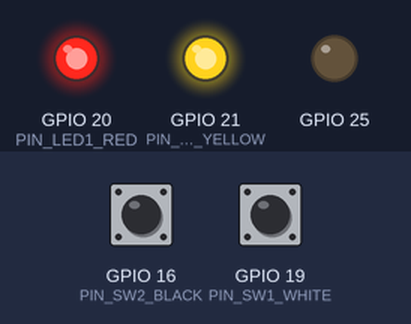
Bench run of a program on a simulated Raspberry Pi (BCM pin numbers). Parts: output pins drawn as LEDs (lit = HIGH). Inputs (shaded band) come from the test bench; at power-on: GPIO 16 (PIN_SW2_BLACK) LOW, GPIO 19 (PIN_SW1_WHITE) LOW.

Above: at 1.2 s.
1.3 s: GPIO 16 (PIN_SW2_BLACK) pulled HIGH for 0.3 s
At 1.62 s:
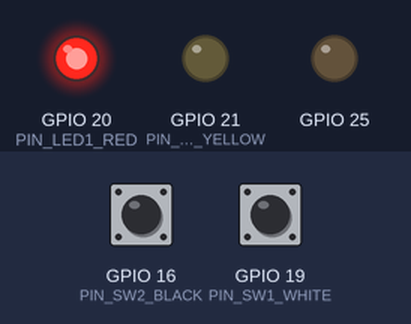
3.2 s: GPIO 19 (PIN_SW1_WHITE) pulled HIGH for 0.3 s
At 3.37 s:
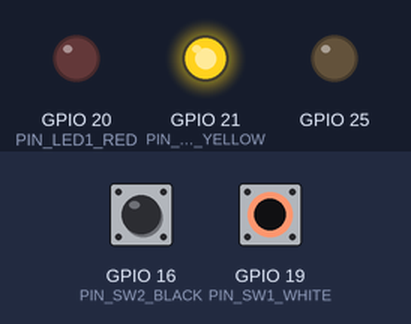
5.0 s: GPIO 19 (PIN_SW1_WHITE) pulled HIGH for 3.2 s
At 8.7 s:
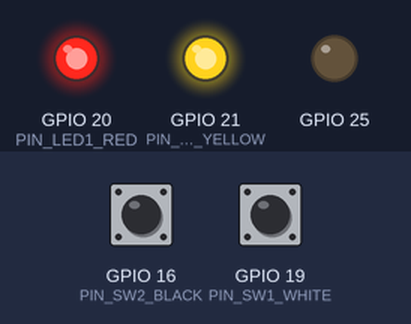
9.7 s: GPIO 16 (PIN_SW2_BLACK) pulled HIGH for 3.2 s
At 11.1 s:
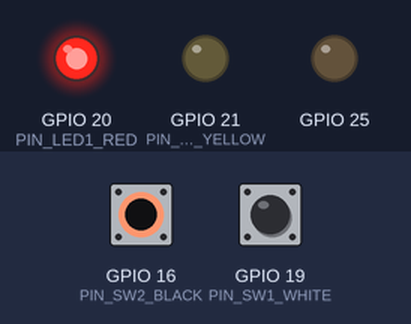
14.5 s: GPIO 16 (PIN_SW2_BLACK) driven HIGH and GPIO 19 (PIN_SW1_WHITE) driven HIGH
At 15.3 s:
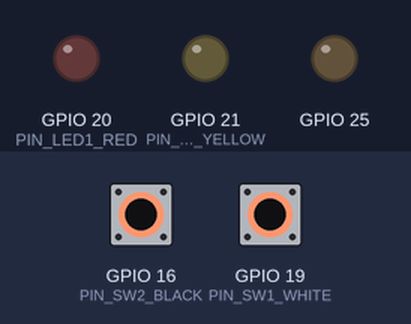
Timing chart, 0 to 17.0 s (numbered marks = the images above; inputs shaded):
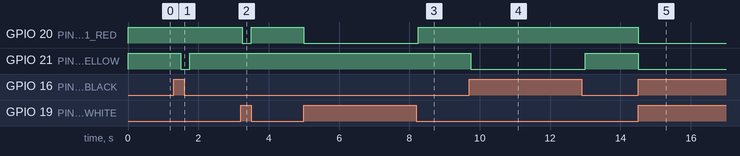

The program:

b1.py
```python
#!/usr/bin/env python3
# -*- coding:utf-8 -*-

import wiringpi as wp
PIN_SW1_WHITE = 19
PIN_SW2_BLACK = 16
PIN_LED1_RED = 20
PIN_LED2_YELLOW = 21
PIN_BUZZER = 25

if __name__ == '__main__':
    wp.wiringPiSetupGpio()
    wp.pinMode(20,1)
    wp.pinMode(21,1)
    wp.pinMode(25,1)
    while True:
        sw1 = wp.digitalRead(PIN_SW1_WHITE)
        sw2 = wp.digitalRead(PIN_SW2_BLACK)

        # swが負論理なので反転してLED出力に設定
        wp.digitalWrite(PIN_LED1_RED, ~sw1 & 1)
        wp.digitalWrite(PIN_LED2_YELLOW, ~sw2 & 1)
        wp.delay(250)
```

Measured:
- after the input at 1.3 s, GPIO 21 (PIN_LED2_YELLOW): HIGH → LOW after 0.20 s, → HIGH 0.25 s later
- after the input at 3.2 s, GPIO 20 (PIN_LED1_RED): HIGH → LOW after 0.05 s, → HIGH 0.25 s later
- after the input at 5.0 s, GPIO 20 (PIN_LED1_RED): HIGH → LOW at once, → HIGH 3.3 s later
- after the input at 9.7 s, GPIO 21 (PIN_LED2_YELLOW): HIGH → LOW after 0.05 s, → HIGH 3.3 s later
- after the input at 14.5 s, GPIO 20 (PIN_LED1_RED), GPIO 21 (PIN_LED2_YELLOW): HIGH → LOW at once
